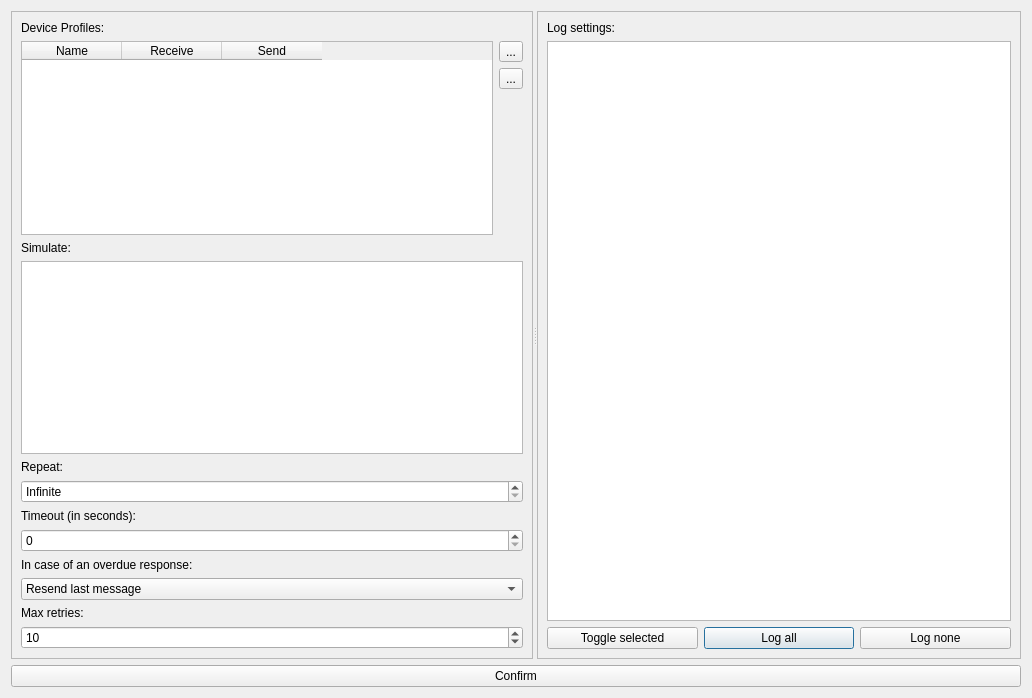
<?xml version="1.0" encoding="UTF-8"?>
<ui version="4.0">
 <class>SimulateDialog</class>
 <widget class="QDialog" name="SimulateDialog">
  <property name="geometry">
   <rect>
    <x>0</x>
    <y>0</y>
    <width>1032</width>
    <height>698</height>
   </rect>
  </property>
  <property name="windowTitle">
   <string>Simulation settings</string>
  </property>
  <property name="sizeGripEnabled">
   <bool>false</bool>
  </property>
  <property name="modal">
   <bool>true</bool>
  </property>
  <layout class="QGridLayout" name="gridLayout">
   <item row="0" column="0">
    <widget class="QSplitter" name="splitter">
     <property name="orientation">
      <enum>Qt::Horizontal</enum>
     </property>
     <widget class="QFrame" name="frame_2">
      <property name="frameShape">
       <enum>QFrame::StyledPanel</enum>
      </property>
      <property name="frameShadow">
       <enum>QFrame::Raised</enum>
      </property>
      <layout class="QVBoxLayout" name="verticalLayout_2">
       <item>
        <widget class="QLabel" name="label_7">
         <property name="text">
          <string>Device Profiles:</string>
         </property>
        </widget>
       </item>
       <item>
        <layout class="QHBoxLayout" name="horizontalLayout">
         <item>
          <widget class="QTableWidget" name="tableDeviceProfiles">
           <column>
            <property name="text">
             <string>Name</string>
            </property>
           </column>
           <column>
            <property name="text">
             <string>Receive</string>
            </property>
           </column>
           <column>
            <property name="text">
             <string>Send</string>
            </property>
           </column>
          </widget>
         </item>
         <item>
          <layout class="QVBoxLayout" name="verticalLayout">
           <item>
            <widget class="QToolButton" name="toolButton">
             <property name="text">
              <string>...</string>
             </property>
             <property name="icon">
              <iconset theme="list-add"/>
             </property>
            </widget>
           </item>
           <item>
            <widget class="QToolButton" name="toolButton_2">
             <property name="text">
              <string>...</string>
             </property>
             <property name="icon">
              <iconset theme="list-remove"/>
             </property>
            </widget>
           </item>
           <item>
            <spacer name="verticalSpacer">
             <property name="orientation">
              <enum>Qt::Vertical</enum>
             </property>
             <property name="sizeHint" stdset="0">
              <size>
               <width>20</width>
               <height>40</height>
              </size>
             </property>
            </spacer>
           </item>
          </layout>
         </item>
        </layout>
       </item>
       <item>
        <widget class="QLabel" name="label">
         <property name="text">
          <string>Simulate:</string>
         </property>
        </widget>
       </item>
       <item>
        <widget class="QTableView" name="tableViewSimulate">
         <property name="alternatingRowColors">
          <bool>true</bool>
         </property>
         <property name="showGrid">
          <bool>false</bool>
         </property>
         <attribute name="horizontalHeaderDefaultSectionSize">
          <number>150</number>
         </attribute>
         <attribute name="horizontalHeaderStretchLastSection">
          <bool>true</bool>
         </attribute>
         <attribute name="verticalHeaderVisible">
          <bool>false</bool>
         </attribute>
        </widget>
       </item>
       <item>
        <widget class="QLabel" name="label_2">
         <property name="text">
          <string>Repeat:</string>
         </property>
        </widget>
       </item>
       <item>
        <widget class="QSpinBox" name="spinBoxNRepeat">
         <property name="specialValueText">
          <string>Infinite</string>
         </property>
        </widget>
       </item>
       <item>
        <widget class="QLabel" name="label_3">
         <property name="text">
          <string>Timeout (in seconds):</string>
         </property>
        </widget>
       </item>
       <item>
        <widget class="QSpinBox" name="spinBoxTimeout"/>
       </item>
       <item>
        <widget class="QLabel" name="label_4">
         <property name="text">
          <string>In case of an overdue response:</string>
         </property>
        </widget>
       </item>
       <item>
        <widget class="QComboBox" name="comboBoxError">
         <item>
          <property name="text">
           <string>Resend last message</string>
          </property>
         </item>
         <item>
          <property name="text">
           <string>Stop simulation</string>
          </property>
         </item>
         <item>
          <property name="text">
           <string>Restart simulation</string>
          </property>
         </item>
        </widget>
       </item>
       <item>
        <widget class="QLabel" name="label_6">
         <property name="text">
          <string>Max retries:</string>
         </property>
        </widget>
       </item>
       <item>
        <widget class="QSpinBox" name="spinBoxRetries">
         <property name="minimum">
          <number>1</number>
         </property>
         <property name="value">
          <number>10</number>
         </property>
        </widget>
       </item>
      </layout>
     </widget>
     <widget class="QFrame" name="frame">
      <property name="frameShape">
       <enum>QFrame::StyledPanel</enum>
      </property>
      <property name="frameShadow">
       <enum>QFrame::Raised</enum>
      </property>
      <layout class="QGridLayout" name="gridLayout_2">
       <item row="2" column="1">
        <widget class="QPushButton" name="btnLogAll">
         <property name="text">
          <string>Log all</string>
         </property>
        </widget>
       </item>
       <item row="2" column="2">
        <widget class="QPushButton" name="btnLogNone">
         <property name="text">
          <string>Log none</string>
         </property>
        </widget>
       </item>
       <item row="2" column="0">
        <widget class="QPushButton" name="btnLog">
         <property name="text">
          <string>Toggle selected</string>
         </property>
        </widget>
       </item>
       <item row="1" column="0" colspan="3">
        <widget class="LoggingGraphicsView" name="gvSimulator"/>
       </item>
       <item row="0" column="0" colspan="3">
        <widget class="QLabel" name="label_5">
         <property name="text">
          <string>Log settings:</string>
         </property>
        </widget>
       </item>
      </layout>
     </widget>
    </widget>
   </item>
   <item row="1" column="0">
    <widget class="QPushButton" name="btnSimulate">
     <property name="text">
      <string>Confirm</string>
     </property>
    </widget>
   </item>
  </layout>
 </widget>
 <customwidgets>
  <customwidget>
   <class>LoggingGraphicsView</class>
   <extends>QGraphicsView</extends>
   <header>urh.ui.views.LoggingGraphicsView.h</header>
  </customwidget>
 </customwidgets>
 <resources/>
 <connections/>
</ui>
